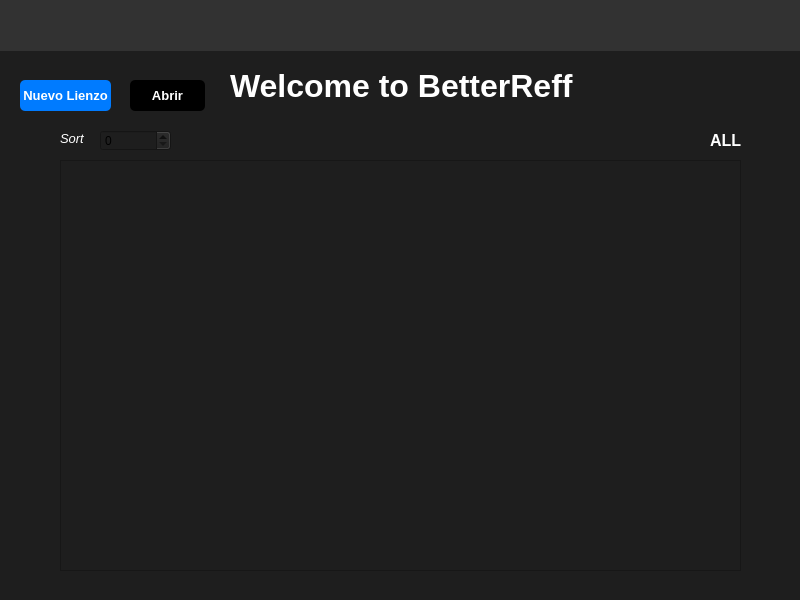
<?xml version="1.0" encoding="UTF-8"?>
<ui version="4.0">
 <class>MainWindow</class>
 <widget class="QMainWindow" name="MainWindow">
  <property name="geometry">
   <rect>
    <x>0</x>
    <y>0</y>
    <width>800</width>
    <height>600</height>
   </rect>
  </property>
  <property name="palette">
   <palette>
    <active>
     <colorrole role="WindowText">
      <brush brushstyle="SolidPattern">
       <color alpha="255">
        <red>255</red>
        <green>255</green>
        <blue>255</blue>
       </color>
      </brush>
     </colorrole>
     <colorrole role="Button">
      <brush brushstyle="SolidPattern">
       <color alpha="255">
        <red>30</red>
        <green>30</green>
        <blue>30</blue>
       </color>
      </brush>
     </colorrole>
     <colorrole role="Light">
      <brush brushstyle="SolidPattern">
       <color alpha="255">
        <red>78</red>
        <green>78</green>
        <blue>78</blue>
       </color>
      </brush>
     </colorrole>
     <colorrole role="Midlight">
      <brush brushstyle="SolidPattern">
       <color alpha="255">
        <red>65</red>
        <green>65</green>
        <blue>65</blue>
       </color>
      </brush>
     </colorrole>
     <colorrole role="Dark">
      <brush brushstyle="SolidPattern">
       <color alpha="255">
        <red>26</red>
        <green>26</green>
        <blue>26</blue>
       </color>
      </brush>
     </colorrole>
     <colorrole role="Mid">
      <brush brushstyle="SolidPattern">
       <color alpha="255">
        <red>35</red>
        <green>35</green>
        <blue>35</blue>
       </color>
      </brush>
     </colorrole>
     <colorrole role="Text">
      <brush brushstyle="SolidPattern">
       <color alpha="255">
        <red>255</red>
        <green>255</green>
        <blue>255</blue>
       </color>
      </brush>
     </colorrole>
     <colorrole role="BrightText">
      <brush brushstyle="SolidPattern">
       <color alpha="255">
        <red>255</red>
        <green>255</green>
        <blue>255</blue>
       </color>
      </brush>
     </colorrole>
     <colorrole role="ButtonText">
      <brush brushstyle="SolidPattern">
       <color alpha="255">
        <red>255</red>
        <green>255</green>
        <blue>255</blue>
       </color>
      </brush>
     </colorrole>
     <colorrole role="Base">
      <brush brushstyle="SolidPattern">
       <color alpha="255">
        <red>30</red>
        <green>30</green>
        <blue>30</blue>
       </color>
      </brush>
     </colorrole>
     <colorrole role="Window">
      <brush brushstyle="SolidPattern">
       <color alpha="255">
        <red>30</red>
        <green>30</green>
        <blue>30</blue>
       </color>
      </brush>
     </colorrole>
     <colorrole role="Shadow">
      <brush brushstyle="SolidPattern">
       <color alpha="255">
        <red>0</red>
        <green>0</green>
        <blue>0</blue>
       </color>
      </brush>
     </colorrole>
     <colorrole role="AlternateBase">
      <brush brushstyle="SolidPattern">
       <color alpha="255">
        <red>26</red>
        <green>26</green>
        <blue>26</blue>
       </color>
      </brush>
     </colorrole>
     <colorrole role="ToolTipBase">
      <brush brushstyle="SolidPattern">
       <color alpha="255">
        <red>255</red>
        <green>255</green>
        <blue>220</blue>
       </color>
      </brush>
     </colorrole>
     <colorrole role="ToolTipText">
      <brush brushstyle="SolidPattern">
       <color alpha="255">
        <red>0</red>
        <green>0</green>
        <blue>0</blue>
       </color>
      </brush>
     </colorrole>
     <colorrole role="PlaceholderText">
      <brush brushstyle="SolidPattern">
       <color alpha="127">
        <red>255</red>
        <green>255</green>
        <blue>255</blue>
       </color>
      </brush>
     </colorrole>
     <colorrole role="Accent">
      <brush brushstyle="SolidPattern">
       <color alpha="255">
        <red>0</red>
        <green>0</green>
        <blue>0</blue>
       </color>
      </brush>
     </colorrole>
    </active>
    <inactive>
     <colorrole role="WindowText">
      <brush brushstyle="SolidPattern">
       <color alpha="255">
        <red>255</red>
        <green>255</green>
        <blue>255</blue>
       </color>
      </brush>
     </colorrole>
     <colorrole role="Button">
      <brush brushstyle="SolidPattern">
       <color alpha="255">
        <red>30</red>
        <green>30</green>
        <blue>30</blue>
       </color>
      </brush>
     </colorrole>
     <colorrole role="Light">
      <brush brushstyle="SolidPattern">
       <color alpha="255">
        <red>78</red>
        <green>78</green>
        <blue>78</blue>
       </color>
      </brush>
     </colorrole>
     <colorrole role="Midlight">
      <brush brushstyle="SolidPattern">
       <color alpha="255">
        <red>65</red>
        <green>65</green>
        <blue>65</blue>
       </color>
      </brush>
     </colorrole>
     <colorrole role="Dark">
      <brush brushstyle="SolidPattern">
       <color alpha="255">
        <red>26</red>
        <green>26</green>
        <blue>26</blue>
       </color>
      </brush>
     </colorrole>
     <colorrole role="Mid">
      <brush brushstyle="SolidPattern">
       <color alpha="255">
        <red>35</red>
        <green>35</green>
        <blue>35</blue>
       </color>
      </brush>
     </colorrole>
     <colorrole role="Text">
      <brush brushstyle="SolidPattern">
       <color alpha="255">
        <red>255</red>
        <green>255</green>
        <blue>255</blue>
       </color>
      </brush>
     </colorrole>
     <colorrole role="BrightText">
      <brush brushstyle="SolidPattern">
       <color alpha="255">
        <red>255</red>
        <green>255</green>
        <blue>255</blue>
       </color>
      </brush>
     </colorrole>
     <colorrole role="ButtonText">
      <brush brushstyle="SolidPattern">
       <color alpha="255">
        <red>255</red>
        <green>255</green>
        <blue>255</blue>
       </color>
      </brush>
     </colorrole>
     <colorrole role="Base">
      <brush brushstyle="SolidPattern">
       <color alpha="255">
        <red>30</red>
        <green>30</green>
        <blue>30</blue>
       </color>
      </brush>
     </colorrole>
     <colorrole role="Window">
      <brush brushstyle="SolidPattern">
       <color alpha="255">
        <red>30</red>
        <green>30</green>
        <blue>30</blue>
       </color>
      </brush>
     </colorrole>
     <colorrole role="Shadow">
      <brush brushstyle="SolidPattern">
       <color alpha="255">
        <red>0</red>
        <green>0</green>
        <blue>0</blue>
       </color>
      </brush>
     </colorrole>
     <colorrole role="AlternateBase">
      <brush brushstyle="SolidPattern">
       <color alpha="255">
        <red>26</red>
        <green>26</green>
        <blue>26</blue>
       </color>
      </brush>
     </colorrole>
     <colorrole role="ToolTipBase">
      <brush brushstyle="SolidPattern">
       <color alpha="255">
        <red>255</red>
        <green>255</green>
        <blue>220</blue>
       </color>
      </brush>
     </colorrole>
     <colorrole role="ToolTipText">
      <brush brushstyle="SolidPattern">
       <color alpha="255">
        <red>0</red>
        <green>0</green>
        <blue>0</blue>
       </color>
      </brush>
     </colorrole>
     <colorrole role="PlaceholderText">
      <brush brushstyle="SolidPattern">
       <color alpha="127">
        <red>255</red>
        <green>255</green>
        <blue>255</blue>
       </color>
      </brush>
     </colorrole>
     <colorrole role="Accent">
      <brush brushstyle="SolidPattern">
       <color alpha="255">
        <red>0</red>
        <green>0</green>
        <blue>0</blue>
       </color>
      </brush>
     </colorrole>
    </inactive>
    <disabled>
     <colorrole role="WindowText">
      <brush brushstyle="SolidPattern">
       <color alpha="255">
        <red>26</red>
        <green>26</green>
        <blue>26</blue>
       </color>
      </brush>
     </colorrole>
     <colorrole role="Button">
      <brush brushstyle="SolidPattern">
       <color alpha="255">
        <red>30</red>
        <green>30</green>
        <blue>30</blue>
       </color>
      </brush>
     </colorrole>
     <colorrole role="Light">
      <brush brushstyle="SolidPattern">
       <color alpha="255">
        <red>78</red>
        <green>78</green>
        <blue>78</blue>
       </color>
      </brush>
     </colorrole>
     <colorrole role="Midlight">
      <brush brushstyle="SolidPattern">
       <color alpha="255">
        <red>65</red>
        <green>65</green>
        <blue>65</blue>
       </color>
      </brush>
     </colorrole>
     <colorrole role="Dark">
      <brush brushstyle="SolidPattern">
       <color alpha="255">
        <red>26</red>
        <green>26</green>
        <blue>26</blue>
       </color>
      </brush>
     </colorrole>
     <colorrole role="Mid">
      <brush brushstyle="SolidPattern">
       <color alpha="255">
        <red>35</red>
        <green>35</green>
        <blue>35</blue>
       </color>
      </brush>
     </colorrole>
     <colorrole role="Text">
      <brush brushstyle="SolidPattern">
       <color alpha="255">
        <red>26</red>
        <green>26</green>
        <blue>26</blue>
       </color>
      </brush>
     </colorrole>
     <colorrole role="BrightText">
      <brush brushstyle="SolidPattern">
       <color alpha="255">
        <red>255</red>
        <green>255</green>
        <blue>255</blue>
       </color>
      </brush>
     </colorrole>
     <colorrole role="ButtonText">
      <brush brushstyle="SolidPattern">
       <color alpha="255">
        <red>26</red>
        <green>26</green>
        <blue>26</blue>
       </color>
      </brush>
     </colorrole>
     <colorrole role="Base">
      <brush brushstyle="SolidPattern">
       <color alpha="255">
        <red>30</red>
        <green>30</green>
        <blue>30</blue>
       </color>
      </brush>
     </colorrole>
     <colorrole role="Window">
      <brush brushstyle="SolidPattern">
       <color alpha="255">
        <red>30</red>
        <green>30</green>
        <blue>30</blue>
       </color>
      </brush>
     </colorrole>
     <colorrole role="Shadow">
      <brush brushstyle="SolidPattern">
       <color alpha="255">
        <red>0</red>
        <green>0</green>
        <blue>0</blue>
       </color>
      </brush>
     </colorrole>
     <colorrole role="AlternateBase">
      <brush brushstyle="SolidPattern">
       <color alpha="255">
        <red>52</red>
        <green>52</green>
        <blue>52</blue>
       </color>
      </brush>
     </colorrole>
     <colorrole role="ToolTipBase">
      <brush brushstyle="SolidPattern">
       <color alpha="255">
        <red>255</red>
        <green>255</green>
        <blue>220</blue>
       </color>
      </brush>
     </colorrole>
     <colorrole role="ToolTipText">
      <brush brushstyle="SolidPattern">
       <color alpha="255">
        <red>0</red>
        <green>0</green>
        <blue>0</blue>
       </color>
      </brush>
     </colorrole>
     <colorrole role="PlaceholderText">
      <brush brushstyle="SolidPattern">
       <color alpha="127">
        <red>26</red>
        <green>26</green>
        <blue>26</blue>
       </color>
      </brush>
     </colorrole>
     <colorrole role="Accent">
      <brush brushstyle="SolidPattern">
       <color alpha="255">
        <red>37</red>
        <green>37</green>
        <blue>37</blue>
       </color>
      </brush>
     </colorrole>
    </disabled>
   </palette>
  </property>
  <property name="contextMenuPolicy">
   <enum>Qt::ContextMenuPolicy::NoContextMenu</enum>
  </property>
  <property name="windowTitle">
   <string>MainWindow</string>
  </property>
  <property name="windowOpacity">
   <double>1.000000000000000</double>
  </property>
  <property name="styleSheet">
   <string notr="true">background-color: #1e1e1e;
</string>
  </property>
  <widget class="QWidget" name="centralwidget">
   <property name="palette">
    <palette>
     <active>
      <colorrole role="WindowText">
       <brush brushstyle="SolidPattern">
        <color alpha="255">
         <red>255</red>
         <green>255</green>
         <blue>255</blue>
        </color>
       </brush>
      </colorrole>
      <colorrole role="Button">
       <brush brushstyle="SolidPattern">
        <color alpha="255">
         <red>30</red>
         <green>30</green>
         <blue>30</blue>
        </color>
       </brush>
      </colorrole>
      <colorrole role="Light">
       <brush brushstyle="SolidPattern">
        <color alpha="255">
         <red>87</red>
         <green>87</green>
         <blue>87</blue>
        </color>
       </brush>
      </colorrole>
      <colorrole role="Midlight">
       <brush brushstyle="SolidPattern">
        <color alpha="255">
         <red>72</red>
         <green>72</green>
         <blue>72</blue>
        </color>
       </brush>
      </colorrole>
      <colorrole role="Dark">
       <brush brushstyle="SolidPattern">
        <color alpha="255">
         <red>29</red>
         <green>29</green>
         <blue>29</blue>
        </color>
       </brush>
      </colorrole>
      <colorrole role="Mid">
       <brush brushstyle="SolidPattern">
        <color alpha="255">
         <red>39</red>
         <green>39</green>
         <blue>39</blue>
        </color>
       </brush>
      </colorrole>
      <colorrole role="Text">
       <brush brushstyle="SolidPattern">
        <color alpha="255">
         <red>255</red>
         <green>255</green>
         <blue>255</blue>
        </color>
       </brush>
      </colorrole>
      <colorrole role="BrightText">
       <brush brushstyle="SolidPattern">
        <color alpha="255">
         <red>255</red>
         <green>255</green>
         <blue>255</blue>
        </color>
       </brush>
      </colorrole>
      <colorrole role="ButtonText">
       <brush brushstyle="SolidPattern">
        <color alpha="255">
         <red>255</red>
         <green>255</green>
         <blue>255</blue>
        </color>
       </brush>
      </colorrole>
      <colorrole role="Base">
       <brush brushstyle="SolidPattern">
        <color alpha="255">
         <red>30</red>
         <green>30</green>
         <blue>30</blue>
        </color>
       </brush>
      </colorrole>
      <colorrole role="Window">
       <brush brushstyle="SolidPattern">
        <color alpha="255">
         <red>30</red>
         <green>30</green>
         <blue>30</blue>
        </color>
       </brush>
      </colorrole>
      <colorrole role="Shadow">
       <brush brushstyle="SolidPattern">
        <color alpha="255">
         <red>0</red>
         <green>0</green>
         <blue>0</blue>
        </color>
       </brush>
      </colorrole>
      <colorrole role="AlternateBase">
       <brush brushstyle="SolidPattern">
        <color alpha="255">
         <red>29</red>
         <green>29</green>
         <blue>29</blue>
        </color>
       </brush>
      </colorrole>
      <colorrole role="ToolTipBase">
       <brush brushstyle="SolidPattern">
        <color alpha="255">
         <red>255</red>
         <green>255</green>
         <blue>220</blue>
        </color>
       </brush>
      </colorrole>
      <colorrole role="ToolTipText">
       <brush brushstyle="SolidPattern">
        <color alpha="255">
         <red>0</red>
         <green>0</green>
         <blue>0</blue>
        </color>
       </brush>
      </colorrole>
      <colorrole role="PlaceholderText">
       <brush brushstyle="SolidPattern">
        <color alpha="127">
         <red>255</red>
         <green>255</green>
         <blue>255</blue>
        </color>
       </brush>
      </colorrole>
      <colorrole role="Accent">
       <brush brushstyle="SolidPattern">
        <color alpha="255">
         <red>0</red>
         <green>0</green>
         <blue>0</blue>
        </color>
       </brush>
      </colorrole>
     </active>
     <inactive>
      <colorrole role="WindowText">
       <brush brushstyle="SolidPattern">
        <color alpha="255">
         <red>255</red>
         <green>255</green>
         <blue>255</blue>
        </color>
       </brush>
      </colorrole>
      <colorrole role="Button">
       <brush brushstyle="SolidPattern">
        <color alpha="255">
         <red>30</red>
         <green>30</green>
         <blue>30</blue>
        </color>
       </brush>
      </colorrole>
      <colorrole role="Light">
       <brush brushstyle="SolidPattern">
        <color alpha="255">
         <red>87</red>
         <green>87</green>
         <blue>87</blue>
        </color>
       </brush>
      </colorrole>
      <colorrole role="Midlight">
       <brush brushstyle="SolidPattern">
        <color alpha="255">
         <red>72</red>
         <green>72</green>
         <blue>72</blue>
        </color>
       </brush>
      </colorrole>
      <colorrole role="Dark">
       <brush brushstyle="SolidPattern">
        <color alpha="255">
         <red>29</red>
         <green>29</green>
         <blue>29</blue>
        </color>
       </brush>
      </colorrole>
      <colorrole role="Mid">
       <brush brushstyle="SolidPattern">
        <color alpha="255">
         <red>39</red>
         <green>39</green>
         <blue>39</blue>
        </color>
       </brush>
      </colorrole>
      <colorrole role="Text">
       <brush brushstyle="SolidPattern">
        <color alpha="255">
         <red>255</red>
         <green>255</green>
         <blue>255</blue>
        </color>
       </brush>
      </colorrole>
      <colorrole role="BrightText">
       <brush brushstyle="SolidPattern">
        <color alpha="255">
         <red>255</red>
         <green>255</green>
         <blue>255</blue>
        </color>
       </brush>
      </colorrole>
      <colorrole role="ButtonText">
       <brush brushstyle="SolidPattern">
        <color alpha="255">
         <red>255</red>
         <green>255</green>
         <blue>255</blue>
        </color>
       </brush>
      </colorrole>
      <colorrole role="Base">
       <brush brushstyle="SolidPattern">
        <color alpha="255">
         <red>30</red>
         <green>30</green>
         <blue>30</blue>
        </color>
       </brush>
      </colorrole>
      <colorrole role="Window">
       <brush brushstyle="SolidPattern">
        <color alpha="255">
         <red>30</red>
         <green>30</green>
         <blue>30</blue>
        </color>
       </brush>
      </colorrole>
      <colorrole role="Shadow">
       <brush brushstyle="SolidPattern">
        <color alpha="255">
         <red>0</red>
         <green>0</green>
         <blue>0</blue>
        </color>
       </brush>
      </colorrole>
      <colorrole role="AlternateBase">
       <brush brushstyle="SolidPattern">
        <color alpha="255">
         <red>29</red>
         <green>29</green>
         <blue>29</blue>
        </color>
       </brush>
      </colorrole>
      <colorrole role="ToolTipBase">
       <brush brushstyle="SolidPattern">
        <color alpha="255">
         <red>255</red>
         <green>255</green>
         <blue>220</blue>
        </color>
       </brush>
      </colorrole>
      <colorrole role="ToolTipText">
       <brush brushstyle="SolidPattern">
        <color alpha="255">
         <red>0</red>
         <green>0</green>
         <blue>0</blue>
        </color>
       </brush>
      </colorrole>
      <colorrole role="PlaceholderText">
       <brush brushstyle="SolidPattern">
        <color alpha="127">
         <red>255</red>
         <green>255</green>
         <blue>255</blue>
        </color>
       </brush>
      </colorrole>
      <colorrole role="Accent">
       <brush brushstyle="SolidPattern">
        <color alpha="255">
         <red>0</red>
         <green>0</green>
         <blue>0</blue>
        </color>
       </brush>
      </colorrole>
     </inactive>
     <disabled>
      <colorrole role="WindowText">
       <brush brushstyle="SolidPattern">
        <color alpha="255">
         <red>29</red>
         <green>29</green>
         <blue>29</blue>
        </color>
       </brush>
      </colorrole>
      <colorrole role="Button">
       <brush brushstyle="SolidPattern">
        <color alpha="255">
         <red>30</red>
         <green>30</green>
         <blue>30</blue>
        </color>
       </brush>
      </colorrole>
      <colorrole role="Light">
       <brush brushstyle="SolidPattern">
        <color alpha="255">
         <red>87</red>
         <green>87</green>
         <blue>87</blue>
        </color>
       </brush>
      </colorrole>
      <colorrole role="Midlight">
       <brush brushstyle="SolidPattern">
        <color alpha="255">
         <red>72</red>
         <green>72</green>
         <blue>72</blue>
        </color>
       </brush>
      </colorrole>
      <colorrole role="Dark">
       <brush brushstyle="SolidPattern">
        <color alpha="255">
         <red>29</red>
         <green>29</green>
         <blue>29</blue>
        </color>
       </brush>
      </colorrole>
      <colorrole role="Mid">
       <brush brushstyle="SolidPattern">
        <color alpha="255">
         <red>39</red>
         <green>39</green>
         <blue>39</blue>
        </color>
       </brush>
      </colorrole>
      <colorrole role="Text">
       <brush brushstyle="SolidPattern">
        <color alpha="255">
         <red>29</red>
         <green>29</green>
         <blue>29</blue>
        </color>
       </brush>
      </colorrole>
      <colorrole role="BrightText">
       <brush brushstyle="SolidPattern">
        <color alpha="255">
         <red>255</red>
         <green>255</green>
         <blue>255</blue>
        </color>
       </brush>
      </colorrole>
      <colorrole role="ButtonText">
       <brush brushstyle="SolidPattern">
        <color alpha="255">
         <red>29</red>
         <green>29</green>
         <blue>29</blue>
        </color>
       </brush>
      </colorrole>
      <colorrole role="Base">
       <brush brushstyle="SolidPattern">
        <color alpha="255">
         <red>30</red>
         <green>30</green>
         <blue>30</blue>
        </color>
       </brush>
      </colorrole>
      <colorrole role="Window">
       <brush brushstyle="SolidPattern">
        <color alpha="255">
         <red>30</red>
         <green>30</green>
         <blue>30</blue>
        </color>
       </brush>
      </colorrole>
      <colorrole role="Shadow">
       <brush brushstyle="SolidPattern">
        <color alpha="255">
         <red>0</red>
         <green>0</green>
         <blue>0</blue>
        </color>
       </brush>
      </colorrole>
      <colorrole role="AlternateBase">
       <brush brushstyle="SolidPattern">
        <color alpha="255">
         <red>58</red>
         <green>58</green>
         <blue>58</blue>
        </color>
       </brush>
      </colorrole>
      <colorrole role="ToolTipBase">
       <brush brushstyle="SolidPattern">
        <color alpha="255">
         <red>255</red>
         <green>255</green>
         <blue>220</blue>
        </color>
       </brush>
      </colorrole>
      <colorrole role="ToolTipText">
       <brush brushstyle="SolidPattern">
        <color alpha="255">
         <red>0</red>
         <green>0</green>
         <blue>0</blue>
        </color>
       </brush>
      </colorrole>
      <colorrole role="PlaceholderText">
       <brush brushstyle="SolidPattern">
        <color alpha="127">
         <red>29</red>
         <green>29</green>
         <blue>29</blue>
        </color>
       </brush>
      </colorrole>
      <colorrole role="Accent">
       <brush brushstyle="SolidPattern">
        <color alpha="255">
         <red>41</red>
         <green>41</green>
         <blue>41</blue>
        </color>
       </brush>
      </colorrole>
     </disabled>
    </palette>
   </property>
   <widget class="QPushButton" name="pushButton">
    <property name="geometry">
     <rect>
      <x>20</x>
      <y>80</y>
      <width>91</width>
      <height>31</height>
     </rect>
    </property>
    <property name="font">
     <font>
      <pointsize>10</pointsize>
      <bold>true</bold>
     </font>
    </property>
    <property name="styleSheet">
     <string notr="true">background-color : #007bff;
color: #ffffff;
border-radius: 5px;</string>
    </property>
    <property name="text">
     <string>Nuevo Lienzo</string>
    </property>
   </widget>
   <widget class="QPushButton" name="pushButton_2">
    <property name="geometry">
     <rect>
      <x>130</x>
      <y>80</y>
      <width>75</width>
      <height>31</height>
     </rect>
    </property>
    <property name="font">
     <font>
      <pointsize>10</pointsize>
      <bold>true</bold>
     </font>
    </property>
    <property name="styleSheet">
     <string notr="true">background-color: #000000;
color: #ffffff;
border-radius: 5px;
</string>
    </property>
    <property name="text">
     <string>Abrir</string>
    </property>
   </widget>
   <widget class="QScrollArea" name="scrollArea">
    <property name="geometry">
     <rect>
      <x>60</x>
      <y>160</y>
      <width>681</width>
      <height>411</height>
     </rect>
    </property>
    <property name="widgetResizable">
     <bool>true</bool>
    </property>
    <widget class="QWidget" name="scrollAreaWidgetContents">
     <property name="geometry">
      <rect>
       <x>0</x>
       <y>0</y>
       <width>679</width>
       <height>409</height>
      </rect>
     </property>
     <widget class="QWidget" name="widget" native="true">
      <property name="geometry">
       <rect>
        <x>30</x>
        <y>40</y>
        <width>120</width>
        <height>80</height>
       </rect>
      </property>
     </widget>
     <widget class="QWidget" name="widget_2" native="true">
      <property name="geometry">
       <rect>
        <x>200</x>
        <y>40</y>
        <width>120</width>
        <height>80</height>
       </rect>
      </property>
     </widget>
     <widget class="QWidget" name="widget_3" native="true">
      <property name="geometry">
       <rect>
        <x>370</x>
        <y>40</y>
        <width>120</width>
        <height>80</height>
       </rect>
      </property>
     </widget>
     <widget class="QWidget" name="widget_4" native="true">
      <property name="geometry">
       <rect>
        <x>540</x>
        <y>40</y>
        <width>120</width>
        <height>80</height>
       </rect>
      </property>
     </widget>
     <widget class="QWidget" name="widget_5" native="true">
      <property name="geometry">
       <rect>
        <x>30</x>
        <y>170</y>
        <width>120</width>
        <height>80</height>
       </rect>
      </property>
     </widget>
     <widget class="QWidget" name="widget_6" native="true">
      <property name="geometry">
       <rect>
        <x>200</x>
        <y>170</y>
        <width>120</width>
        <height>80</height>
       </rect>
      </property>
     </widget>
     <widget class="QWidget" name="widget_7" native="true">
      <property name="geometry">
       <rect>
        <x>370</x>
        <y>170</y>
        <width>120</width>
        <height>80</height>
       </rect>
      </property>
     </widget>
     <widget class="QWidget" name="widget_8" native="true">
      <property name="geometry">
       <rect>
        <x>540</x>
        <y>170</y>
        <width>120</width>
        <height>80</height>
       </rect>
      </property>
     </widget>
     <widget class="QWidget" name="widget_9" native="true">
      <property name="geometry">
       <rect>
        <x>30</x>
        <y>290</y>
        <width>120</width>
        <height>80</height>
       </rect>
      </property>
     </widget>
     <widget class="QWidget" name="widget_10" native="true">
      <property name="geometry">
       <rect>
        <x>200</x>
        <y>290</y>
        <width>120</width>
        <height>80</height>
       </rect>
      </property>
     </widget>
     <widget class="QWidget" name="widget_11" native="true">
      <property name="geometry">
       <rect>
        <x>370</x>
        <y>290</y>
        <width>120</width>
        <height>80</height>
       </rect>
      </property>
     </widget>
     <widget class="QWidget" name="widget_12" native="true">
      <property name="geometry">
       <rect>
        <x>540</x>
        <y>290</y>
        <width>120</width>
        <height>80</height>
       </rect>
      </property>
     </widget>
    </widget>
   </widget>
   <widget class="QLabel" name="label_2">
    <property name="geometry">
     <rect>
      <x>710</x>
      <y>130</y>
      <width>31</width>
      <height>21</height>
     </rect>
    </property>
    <property name="font">
     <font>
      <pointsize>12</pointsize>
      <bold>true</bold>
     </font>
    </property>
    <property name="styleSheet">
     <string notr="true">color:#ffffff;</string>
    </property>
    <property name="text">
     <string>ALL</string>
    </property>
   </widget>
   <widget class="QWidget" name="fondo" native="true">
    <property name="geometry">
     <rect>
      <x>-11</x>
      <y>-10</y>
      <width>821</width>
      <height>61</height>
     </rect>
    </property>
    <property name="styleSheet">
     <string notr="true">background-color:#323232;
</string>
    </property>
    <widget class="QLabel" name="label">
     <property name="geometry">
      <rect>
       <x>750</x>
       <y>20</y>
       <width>31</width>
       <height>31</height>
      </rect>
     </property>
     <property name="font">
      <font>
       <pointsize>14</pointsize>
       <bold>true</bold>
      </font>
     </property>
     <property name="styleSheet">
      <string notr="true">color: #ffffff;
background-color:none;

</string>
     </property>
     <property name="text">
      <string/>
     </property>
     <property name="pixmap">
      <pixmap>../../lupa-de-busqueda-blanca.png</pixmap>
     </property>
     <property name="scaledContents">
      <bool>true</bool>
     </property>
    </widget>
    <widget class="QLabel" name="label_4">
     <property name="geometry">
      <rect>
       <x>20</x>
       <y>20</y>
       <width>61</width>
       <height>51</height>
      </rect>
     </property>
     <property name="styleSheet">
      <string notr="true">background-color:none;
</string>
     </property>
     <property name="text">
      <string/>
     </property>
     <property name="pixmap">
      <pixmap>../../../Downloads/betterreff-logo.png</pixmap>
     </property>
     <property name="scaledContents">
      <bool>true</bool>
     </property>
    </widget>
   </widget>
   <widget class="QLabel" name="label_3">
    <property name="geometry">
     <rect>
      <x>230</x>
      <y>60</y>
      <width>351</width>
      <height>51</height>
     </rect>
    </property>
    <property name="font">
     <font>
      <pointsize>24</pointsize>
      <bold>true</bold>
     </font>
    </property>
    <property name="styleSheet">
     <string notr="true">color:#ffffff;
background-color:none;
vertical-align:middle;</string>
    </property>
    <property name="text">
     <string>Welcome to BetterReff</string>
    </property>
   </widget>
   <widget class="QLabel" name="label_5">
    <property name="geometry">
     <rect>
      <x>60</x>
      <y>130</y>
      <width>49</width>
      <height>16</height>
     </rect>
    </property>
    <property name="font">
     <font>
      <family>Arial</family>
      <pointsize>10</pointsize>
      <italic>true</italic>
     </font>
    </property>
    <property name="styleSheet">
     <string notr="true">background-color:none;
color: #ffffff;</string>
    </property>
    <property name="text">
     <string>Sort</string>
    </property>
   </widget>
   <widget class="QSpinBox" name="spinBox">
    <property name="geometry">
     <rect>
      <x>100</x>
      <y>130</y>
      <width>71</width>
      <height>21</height>
     </rect>
    </property>
   </widget>
   <widget class="QLabel" name="label_6">
    <property name="geometry">
     <rect>
      <x>190</x>
      <y>130</y>
      <width>21</width>
      <height>21</height>
     </rect>
    </property>
    <property name="styleSheet">
     <string notr="true">background-color:none;</string>
    </property>
    <property name="text">
     <string/>
    </property>
    <property name="pixmap">
     <pixmap>../../../Downloads/flecha-hacia-abajo (1).png</pixmap>
    </property>
    <property name="scaledContents">
     <bool>true</bool>
    </property>
   </widget>
   <zorder>fondo</zorder>
   <zorder>pushButton</zorder>
   <zorder>pushButton_2</zorder>
   <zorder>scrollArea</zorder>
   <zorder>label_2</zorder>
   <zorder>label_3</zorder>
   <zorder>label_5</zorder>
   <zorder>spinBox</zorder>
   <zorder>label_6</zorder>
  </widget>
 </widget>
 <resources/>
 <connections/>
</ui>
